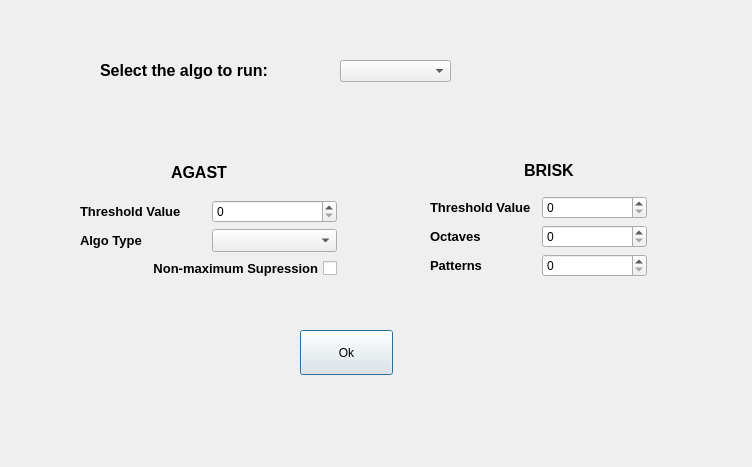
<?xml version="1.0" encoding="UTF-8"?>
<ui version="4.0">
 <class>featureDetectorDialog</class>
 <widget class="QDialog" name="featureDetectorDialog">
  <property name="geometry">
   <rect>
    <x>0</x>
    <y>0</y>
    <width>752</width>
    <height>467</height>
   </rect>
  </property>
  <property name="windowTitle">
   <string>Dialog</string>
  </property>
  <widget class="QPushButton" name="ok_pushButton">
   <property name="geometry">
    <rect>
     <x>300</x>
     <y>330</y>
     <width>93</width>
     <height>45</height>
    </rect>
   </property>
   <property name="text">
    <string>Ok</string>
   </property>
  </widget>
  <widget class="QComboBox" name="selectAlgo_comboBox">
   <property name="geometry">
    <rect>
     <x>340</x>
     <y>60</y>
     <width>111</width>
     <height>22</height>
    </rect>
   </property>
  </widget>
  <widget class="QLabel" name="selectAlgo_label">
   <property name="geometry">
    <rect>
     <x>100</x>
     <y>50</y>
     <width>231</width>
     <height>41</height>
    </rect>
   </property>
   <property name="font">
    <font>
     <pointsize>12</pointsize>
     <weight>75</weight>
     <bold>true</bold>
    </font>
   </property>
   <property name="text">
    <string>Select the algo to run:</string>
   </property>
  </widget>
  <widget class="QWidget" name="layoutWidget">
   <property name="geometry">
    <rect>
     <x>80</x>
     <y>150</y>
     <width>257</width>
     <height>129</height>
    </rect>
   </property>
   <layout class="QVBoxLayout" name="verticalLayout_2">
    <item>
     <layout class="QHBoxLayout" name="horizontalLayout_3">
      <item>
       <spacer name="horizontalSpacer">
        <property name="orientation">
         <enum>Qt::Horizontal</enum>
        </property>
        <property name="sizeHint" stdset="0">
         <size>
          <width>88</width>
          <height>20</height>
         </size>
        </property>
       </spacer>
      </item>
      <item>
       <widget class="QLabel" name="AGAST_label">
        <property name="font">
         <font>
          <pointsize>12</pointsize>
          <weight>75</weight>
          <bold>true</bold>
         </font>
        </property>
        <property name="text">
         <string>AGAST</string>
        </property>
       </widget>
      </item>
      <item>
       <spacer name="verticalSpacer">
        <property name="orientation">
         <enum>Qt::Vertical</enum>
        </property>
        <property name="sizeHint" stdset="0">
         <size>
          <width>20</width>
          <height>18</height>
         </size>
        </property>
       </spacer>
      </item>
      <item>
       <spacer name="horizontalSpacer_2">
        <property name="orientation">
         <enum>Qt::Horizontal</enum>
        </property>
        <property name="sizeHint" stdset="0">
         <size>
          <width>88</width>
          <height>20</height>
         </size>
        </property>
       </spacer>
      </item>
     </layout>
    </item>
    <item>
     <layout class="QVBoxLayout" name="verticalLayout">
      <item>
       <layout class="QHBoxLayout" name="horizontalLayout">
        <item>
         <widget class="QLabel" name="threshold_label">
          <property name="font">
           <font>
            <pointsize>10</pointsize>
            <weight>75</weight>
            <bold>true</bold>
           </font>
          </property>
          <property name="frameShape">
           <enum>QFrame::NoFrame</enum>
          </property>
          <property name="text">
           <string>&lt;html&gt;&lt;head/&gt;&lt;body&gt;&lt;p&gt;Threshold Value&lt;/p&gt;&lt;/body&gt;&lt;/html&gt;</string>
          </property>
         </widget>
        </item>
        <item>
         <widget class="QSpinBox" name="threshold_spinBox">
          <property name="maximum">
           <number>255</number>
          </property>
         </widget>
        </item>
       </layout>
      </item>
      <item>
       <layout class="QHBoxLayout" name="horizontalLayout_2">
        <item>
         <widget class="QLabel" name="type_label">
          <property name="font">
           <font>
            <pointsize>10</pointsize>
            <weight>75</weight>
            <bold>true</bold>
           </font>
          </property>
          <property name="text">
           <string>Algo Type</string>
          </property>
         </widget>
        </item>
        <item>
         <widget class="QComboBox" name="type_comboBox">
          <property name="font">
           <font>
            <pointsize>10</pointsize>
            <weight>50</weight>
            <bold>false</bold>
           </font>
          </property>
         </widget>
        </item>
       </layout>
      </item>
      <item>
       <widget class="QCheckBox" name="suppression_checkBox">
        <property name="font">
         <font>
          <pointsize>10</pointsize>
          <weight>75</weight>
          <bold>true</bold>
         </font>
        </property>
        <property name="layoutDirection">
         <enum>Qt::RightToLeft</enum>
        </property>
        <property name="text">
         <string>Non-maximum Supression</string>
        </property>
       </widget>
      </item>
     </layout>
    </item>
   </layout>
  </widget>
  <widget class="QWidget" name="layoutWidget">
   <property name="geometry">
    <rect>
     <x>430</x>
     <y>150</y>
     <width>217</width>
     <height>127</height>
    </rect>
   </property>
   <layout class="QVBoxLayout" name="verticalLayout_4">
    <item>
     <layout class="QHBoxLayout" name="horizontalLayout_7">
      <item>
       <spacer name="horizontalSpacer_3">
        <property name="orientation">
         <enum>Qt::Horizontal</enum>
        </property>
        <property name="sizeHint" stdset="0">
         <size>
          <width>58</width>
          <height>20</height>
         </size>
        </property>
       </spacer>
      </item>
      <item>
       <spacer name="verticalSpacer_2">
        <property name="orientation">
         <enum>Qt::Vertical</enum>
        </property>
        <property name="sizeHint" stdset="0">
         <size>
          <width>20</width>
          <height>28</height>
         </size>
        </property>
       </spacer>
      </item>
      <item>
       <widget class="QLabel" name="BRISK_label">
        <property name="font">
         <font>
          <pointsize>12</pointsize>
          <weight>75</weight>
          <bold>true</bold>
         </font>
        </property>
        <property name="text">
         <string>BRISK</string>
        </property>
       </widget>
      </item>
      <item>
       <spacer name="horizontalSpacer_4">
        <property name="orientation">
         <enum>Qt::Horizontal</enum>
        </property>
        <property name="sizeHint" stdset="0">
         <size>
          <width>48</width>
          <height>20</height>
         </size>
        </property>
       </spacer>
      </item>
     </layout>
    </item>
    <item>
     <layout class="QVBoxLayout" name="verticalLayout_3">
      <item>
       <layout class="QHBoxLayout" name="horizontalLayout_4">
        <item>
         <widget class="QLabel" name="thrs_label">
          <property name="font">
           <font>
            <pointsize>10</pointsize>
            <weight>75</weight>
            <bold>true</bold>
           </font>
          </property>
          <property name="text">
           <string>Threshold Value</string>
          </property>
         </widget>
        </item>
        <item>
         <widget class="QSpinBox" name="thrs_spinBox"/>
        </item>
       </layout>
      </item>
      <item>
       <layout class="QHBoxLayout" name="horizontalLayout_5">
        <item>
         <widget class="QLabel" name="octaves_label">
          <property name="font">
           <font>
            <pointsize>10</pointsize>
            <weight>75</weight>
            <bold>true</bold>
           </font>
          </property>
          <property name="text">
           <string>Octaves</string>
          </property>
         </widget>
        </item>
        <item>
         <widget class="QSpinBox" name="octaves_spinBox"/>
        </item>
       </layout>
      </item>
      <item>
       <layout class="QHBoxLayout" name="horizontalLayout_6">
        <item>
         <widget class="QLabel" name="patterns_label">
          <property name="font">
           <font>
            <pointsize>10</pointsize>
            <weight>75</weight>
            <bold>true</bold>
           </font>
          </property>
          <property name="text">
           <string>Patterns</string>
          </property>
         </widget>
        </item>
        <item>
         <widget class="QSpinBox" name="patterns_spinBox"/>
        </item>
       </layout>
      </item>
     </layout>
    </item>
   </layout>
  </widget>
 </widget>
 <resources/>
 <connections/>
</ui>
